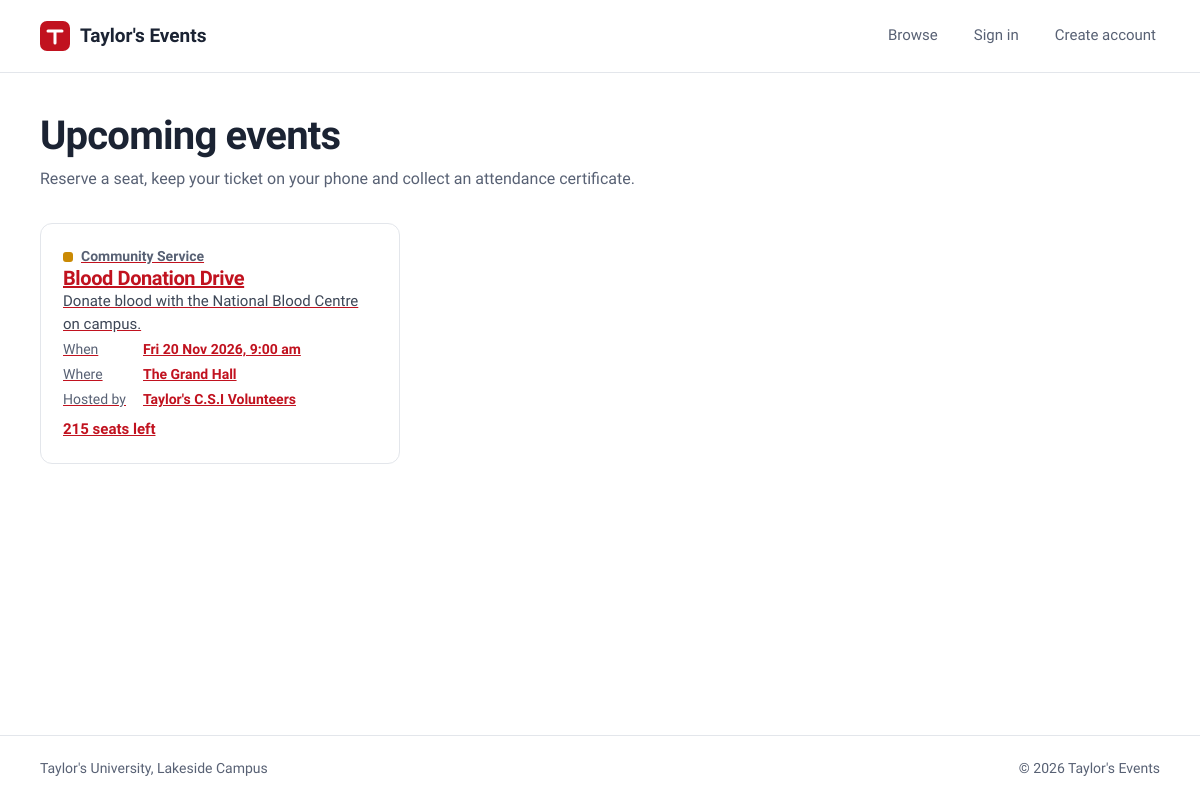
The page / on the database its author committed.
### tables this page shows
CREATE TABLE events (
    id                      INT UNSIGNED NOT NULL AUTO_INCREMENT,
    public_id               CHAR(36)     NOT NULL,           
    organizer_id            INT UNSIGNED NOT NULL,           
    club_id                 SMALLINT UNSIGNED NOT NULL,      
    category_id             SMALLINT UNSIGNED NOT NULL,
    venue_id                SMALLINT UNSIGNED NOT NULL,
    title                   VARCHAR(150) NOT NULL,
    slug                    VARCHAR(170) NOT NULL,
    summary                 VARCHAR(300) NOT NULL,
    description             TEXT         NOT NULL,
    learning_outcomes       TEXT         NULL,
    banner_path             VARCHAR(255) NULL,
    starts_at               DATETIME     NOT NULL,
    ends_at                 DATETIME     NOT NULL,
    registration_closes_at  DATETIME     NULL,               
    capacity                SMALLINT UNSIGNED NOT NULL,
    confirmed_count         SMALLINT UNSIGNED NOT NULL DEFAULT 0,
    status                  ENUM('draft','pending_approval','published','ongoing','completed','archived')
                            NOT NULL DEFAULT 'draft',
    rejection_reason        VARCHAR(500) NULL,
    approved_by             INT UNSIGNED NULL,
    approved_at             DATETIME     NULL,
    created_at              DATETIME     NOT NULL DEFAULT CURRENT_TIMESTAMP,
    updated_at              DATETIME     NOT NULL DEFAULT CURRENT_TIMESTAMP ON UPDATE CURRENT_TIMESTAMP,
    deleted_at              DATETIME     NULL,               
    PRIMARY KEY (id),
    UNIQUE KEY uq_events_public_id (public_id),
    UNIQUE KEY uq_events_slug (slug),
     
     
     
    KEY idx_events_venue_time (venue_id, status, starts_at, ends_at),
     
    KEY idx_events_status_start (status, starts_at),
    KEY idx_events_organizer (organizer_id),
    KEY idx_events_club (club_id, starts_at),
    KEY idx_events_category (category_id),
    FULLTEXT KEY ftx_events_search (title, summary, description),
    CONSTRAINT fk_events_organizer FOREIGN KEY (organizer_id)
        REFERENCES users (id) ON UPDATE CASCADE ON DELETE RESTRICT,
    CONSTRAINT fk_events_club FOREIGN KEY (club_id)
        REFERENCES clubs (id) ON UPDATE CASCADE ON DELETE RESTRICT,
    CONSTRAINT fk_events_category FOREIGN KEY (category_id)
        REFERENCES event_categories (id) ON UPDATE CASCADE ON DELETE RESTRICT,
    CONSTRAINT fk_events_venue FOREIGN KEY (venue_id)
        REFERENCES venues (id) ON UPDATE CASCADE ON DELETE RESTRICT,
    CONSTRAINT fk_events_approver FOREIGN KEY (approved_by)
        REFERENCES users (id) ON UPDATE CASCADE ON DELETE SET NULL,
    CONSTRAINT chk_events_time      CHECK (ends_at > starts_at),
    CONSTRAINT chk_events_capacity  CHECK (capacity > 0),
    CONSTRAINT chk_events_no_overbook CHECK (confirmed_count <= capacity)
);

CREATE TABLE event_categories (
    id         SMALLINT UNSIGNED NOT NULL AUTO_INCREMENT,
    name       VARCHAR(60) NOT NULL,
    slug       VARCHAR(60) NOT NULL,
    color_hex  CHAR(7)     NOT NULL DEFAULT '#C8102E',
    icon       VARCHAR(40) NOT NULL DEFAULT 'calendar',
    PRIMARY KEY (id),
    UNIQUE KEY uq_categories_slug (slug),
    CONSTRAINT chk_categories_color CHECK (color_hex REGEXP '^#[0-9A-Fa-f]{6}$')
);

CREATE TABLE venues (
    id             SMALLINT UNSIGNED NOT NULL AUTO_INCREMENT,
    code           VARCHAR(20)  NOT NULL,
    name           VARCHAR(120) NOT NULL,
    building       VARCHAR(80)  NOT NULL,
    floor_label    VARCHAR(10)  NULL,
    capacity       SMALLINT UNSIGNED NOT NULL,
    venue_type     ENUM('hall','lecture_theatre','theatre','classroom','lab','studio','lounge','breakout') NOT NULL,
    capacity_verified TINYINT(1) NOT NULL DEFAULT 0,        
    has_projector  TINYINT(1) NOT NULL DEFAULT 0,
    is_accessible  TINYINT(1) NOT NULL DEFAULT 1,            
    is_active      TINYINT(1) NOT NULL DEFAULT 1,
    created_at     DATETIME   NOT NULL DEFAULT CURRENT_TIMESTAMP,
    PRIMARY KEY (id),
    UNIQUE KEY uq_venues_code (code),
    KEY idx_venues_capacity (capacity),                      
    CONSTRAINT chk_venues_capacity CHECK (capacity > 0)
);

CREATE TABLE clubs (
    id           SMALLINT UNSIGNED NOT NULL AUTO_INCREMENT,
    name         VARCHAR(120) NOT NULL,
    slug         VARCHAR(120) NOT NULL,
    kind         ENUM('club','society','sports','office') NOT NULL DEFAULT 'club',
    contact_email VARCHAR(190) NULL,
    description  VARCHAR(500) NULL,
    is_active    TINYINT(1)   NOT NULL DEFAULT 1,
    created_at   DATETIME     NOT NULL DEFAULT CURRENT_TIMESTAMP,
    PRIMARY KEY (id),
    UNIQUE KEY uq_clubs_name (name),
    UNIQUE KEY uq_clubs_slug (slug)
);

### app/Views/pages/home.php (the view, shortened to what the rows shown need)
<section class="page-head">
    <h1><?= e(t('home.title')) ?></h1>
</section>
<?php if ($events === []): ?>
    <p class="empty"><?= e(t('home.empty')) ?></p>
<?php else: ?>
    <ul class="event-grid">
        <?php foreach ($events as $event): ?>
            <?php
            $left = max(0, (int) $event['capacity'] - (int) $event['confirmed_count']);
            $seats = match (true) {
                $left === 0 => t('event.full'),
                $left === 1 => t('event.seat_left'),
                default => t('event.seats_left', ['count' => $left]),
            };
            ?>
            <li class="event-card">
                <a class="event-card__link" href="<?= e(url('/events/'. $event['slug']))?>">
                <p class="event-card__meta">
                    <span class="dot" style="background: <?= e($event['category_color']) ?>"></span>
                    <?= e($event['category_name']) ?>
                </p>
                <h2 class="event-card__title"><?= e($event['title']) ?></h2>
                <p class="event-card__summary"><?= e($event['summary']) ?></p>
                <dl class="event-card__facts">
                    <div><dt><?= e(t('event.when')) ?></dt><dd><?= e(format_datetime($event['starts_at'])) ?></dd></div>
                    <div><dt><?= e(t('event.where')) ?></dt><dd><?= e($event['venue_name']) ?></dd></div>
                    <div><dt><?= e(t('event.host')) ?></dt><dd><?= e($event['club_name']) ?></dd></div>
                </dl>
                <p class="event-card__seats<?= $left === 0 ? ' is-full' : '' ?>"><?= e($seats) ?></p>
                    </a>
            </li>
        <?php endforeach; ?>
    </ul>
<?php endif; ?>

### rows shown on the page
events: category.name "Community Service", title "Blood Donation Drive", summary "Donate blood with the National Blood Centre on campus.", starts_at "Fri 20 Nov 2026, 9:00 am", venue.name "The Grand Hall", club.name "Taylor's C.S.I Volunteers", seats "215 seats left"

### other values the page prints
t('app.name') "Taylor's Events"
$link['label'] "Browse"
t('nav.sign_in') "Sign in"
t('nav.create_account') "Create account"
t('home.title') "Upcoming events"
t('home.intro') "Reserve a seat, keep your ticket on your phone and collect an attendance certificate."
t('app.footer') "Taylor's University, Lakeside Campus"
